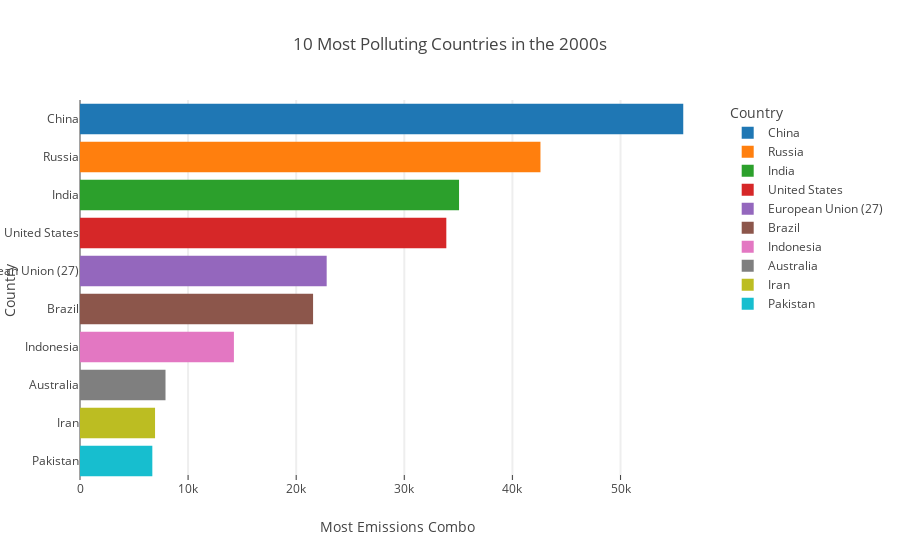

The notebook cell saved with this chart:
### Code cell
import os
import plotly.express as px
import plotly.graph_objs as go
px.bar(
    data_frame=most_polluting_countries.sort_values(by='Most Emissions Combo', ascending = False)[:10].reset_index(),
    x = 'Most Emissions Combo',
    y='Country',
    color ='Country',
    orientation='h',
    title='10 Most Polluting Countries in the 2000s',
    template={
        "layout": go.Layout(
            title_x = 0.5,
            xaxis={
                "showgrid":True,
                "gridwidth":2,
                "ticks":"inside",
            },
            yaxis= {
                "showticklabels": True,
                "type": 'category',
                'dtick': 1
            }
        )
    }
    
)

### Figure 1 — Plotly figure (JSON) as saved in the notebook; plotly's stock layout.template omitted (floating-point values rounded to 4 significant figures)
{"data": [{"alignmentgroup": "True", "hovertemplate": "Country=%{y}<br>Most Emissions Combo=%{x}<extra></extra>", "legendgroup": "China", "marker": {"color": "#1F77B4", "pattern": {"shape": ""}}, "name": "China", "offsetgroup": "China", "orientation": "h", "showlegend": true, "textposition": "auto", "type": "bar", "x": [55800.0], "xaxis": "x", "y": ["China"], "yaxis": "y"}, {"alignmentgroup": "True", "hovertemplate": "Country=%{y}<br>Most Emissions Combo=%{x}<extra></extra>", "legendgroup": "Russia", "marker": {"color": "#FF7F0E", "pattern": {"shape": ""}}, "name": "Russia", "offsetgroup": "Russia", "orientation": "h", "showlegend": true, "textposition": "auto", "type": "bar", "x": [42590.0], "xaxis": "x", "y": ["Russia"], "yaxis": "y"}, {"alignmentgroup": "True", "hovertemplate": "Country=%{y}<br>Most Emissions Combo=%{x}<extra></extra>", "legendgroup": "India", "marker": {"color": "#2CA02C", "pattern": {"shape": ""}}, "name": "India", "offsetgroup": "India", "orientation": "h", "showlegend": true, "textposition": "auto", "type": "bar", "x": [35060.0], "xaxis": "x", "y": ["India"], "yaxis": "y"}, {"alignmentgroup": "True", "hovertemplate": "Country=%{y}<br>Most Emissions Combo=%{x}<extra></extra>", "legendgroup": "United States", "marker": {"color": "#D62728", "pattern": {"shape": ""}}, "name": "United States", "offsetgroup": "United States", "orientation": "h", "showlegend": true, "textposition": "auto", "type": "bar", "x": [33890.0], "xaxis": "x", "y": ["United States"], "yaxis": "y"}, {"alignmentgroup": "True", "hovertemplate": "Country=%{y}<br>Most Emissions Combo=%{x}<extra></extra>", "legendgroup": "European Union (27)", "marker": {"color": "#9467BD", "pattern": {"shape": ""}}, "name": "European Union (27)", "offsetgroup": "European Union (27)", "orientation": "h", "showlegend": true, "textposition": "auto", "type": "bar", "x": [22820.0], "xaxis": "x", "y": ["European Union (27)"], "yaxis": "y"}, {"alignmentgroup": "True", "hovertemplate": "Country=%{y}<br>Most Emissions Combo=%{x}<extra></extra>", "legendgroup": "Brazil", "marker": {"color": "#8C564B", "pattern": {"shape": ""}}, "name": "Brazil", "offsetgroup": "Brazil", "orientation": "h", "showlegend": true, "textposition": "auto", "type": "bar", "x": [21560.0], "xaxis": "x", "y": ["Brazil"], "yaxis": "y"}, {"alignmentgroup": "True", "hovertemplate": "Country=%{y}<br>Most Emissions Combo=%{x}<extra></extra>", "legendgroup": "Indonesia", "marker": {"color": "#E377C2", "pattern": {"shape": ""}}, "name": "Indonesia", "offsetgroup": "Indonesia", "orientation": "h", "showlegend": true, "textposition": "auto", "type": "bar", "x": [14240.0], "xaxis": "x", "y": ["Indonesia"], "yaxis": "y"}, {"alignmentgroup": "True", "hovertemplate": "Country=%{y}<br>Most Emissions Combo=%{x}<extra></extra>", "legendgroup": "Australia", "marker": {"color": "#7F7F7F", "pattern": {"shape": ""}}, "name": "Australia", "offsetgroup": "Australia", "orientation": "h", "showlegend": true, "textposition": "auto", "type": "bar", "x": [7909.0], "xaxis": "x", "y": ["Australia"], "yaxis": "y"}, {"alignmentgroup": "True", "hovertemplate": "Country=%{y}<br>Most Emissions Combo=%{x}<extra></extra>", "legendgroup": "Iran", "marker": {"color": "#BCBD22", "pattern": {"shape": ""}}, "name": "Iran", "offsetgroup": "Iran", "orientation": "h", "showlegend": true, "textposition": "auto", "type": "bar", "x": [6942.0], "xaxis": "x", "y": ["Iran"], "yaxis": "y"}, {"alignmentgroup": "True", "hovertemplate": "Country=%{y}<br>Most Emissions Combo=%{x}<extra></extra>", "legendgroup": "Pakistan", "marker": {"color": "#17BECF", "pattern": {"shape": ""}}, "name": "Pakistan", "offsetgroup": "Pakistan", "orientation": "h", "showlegend": true, "textposition": "auto", "type": "bar", "x": [6691.0], "xaxis": "x", "y": ["Pakistan"], "yaxis": "y"}], "layout": {"barmode": "relative", "legend": {"title": {"text": "Country"}, "tracegroupgap": 0}, "title": {"text": "10 Most Polluting Countries in the 2000s"}, "xaxis": {"anchor": "y", "domain": [0, 1], "title": {"text": "Most Emissions Combo"}}, "yaxis": {"anchor": "x", "categoryarray": ["Pakistan", "Iran", "Australia", "Indonesia", "Brazil", "European Union (27)", "United States", "India", "Russia", "China"], "categoryorder": "array", "domain": [0, 1], "title": {"text": "Country"}}}}
